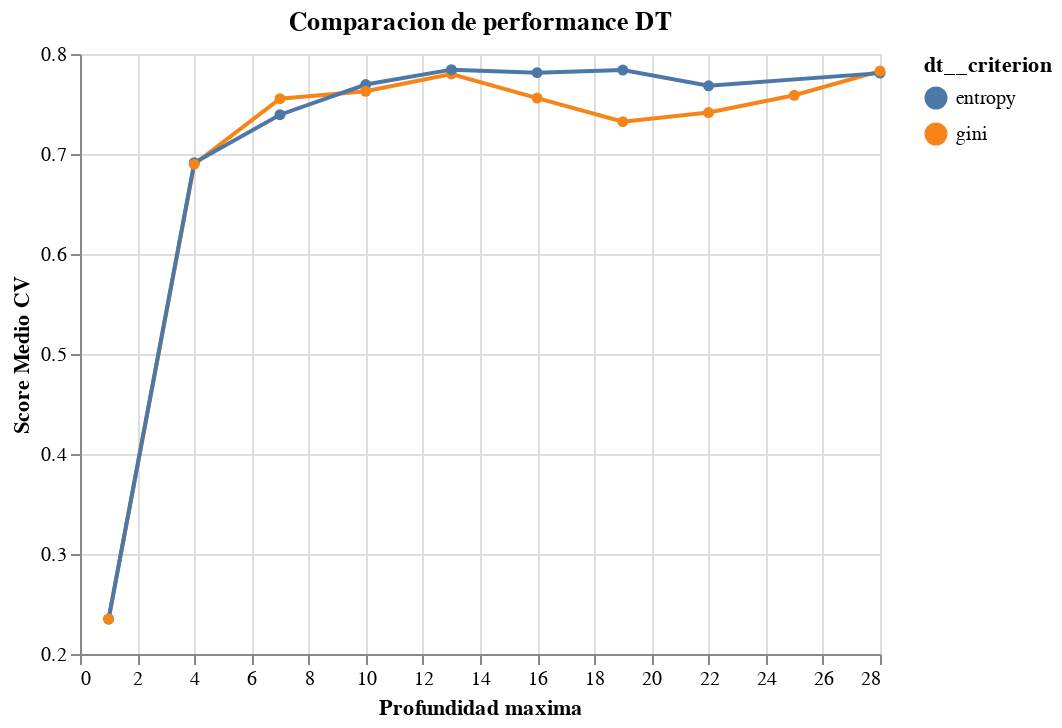

Here is the notebook cell this chart was saved with:
### Code cell
alt.Chart(results_dt, 
          title='Comparacion de performance DT'
         ).mark_line(point=True).encode(
    alt.X('dt__max_depth', title='Profundidad maxima'),
    alt.Y('test_score', title='Score Medio CV', aggregate='average', scale=alt.Scale(zero=False)),
    color='dt__criterion'
)

### Figure 1 — Vega-Lite specification as saved in the notebook (floating-point values rounded to 4 significant figures)
{"config": {"view": {"continuousWidth": 400, "continuousHeight": 300}}, "data": {"name": "data-7db66bf293bd542d060691b8c208613f"}, "mark": {"type": "line", "point": true}, "encoding": {"color": {"type": "nominal", "field": "dt__criterion"}, "x": {"type": "quantitative", "field": "dt__max_depth", "title": "Profundidad maxima"}, "y": {"type": "quantitative", "aggregate": "average", "field": "test_score", "scale": {"zero": false}, "title": "Score Medio CV"}}, "title": "Comparacion de performance DT", "$schema": "https://vega.github.io/schema/vega-lite/v4.8.1.json", "datasets": {"data-7db66bf293bd542d060691b8c208613f": [{"dt__min_samples_split": 9, "dt__max_depth": 13, "dt__criterion": "gini", "test_score": 0.8113}, {"dt__min_samples_split": 29, "dt__max_depth": 10, "dt__criterion": "entropy", "test_score": 0.7778}, {"dt__min_samples_split": 20, "dt__max_depth": 1, "dt__criterion": "entropy", "test_score": 0.235}, {"dt__min_samples_split": 35, "dt__max_depth": 22, "dt__criterion": "gini", "test_score": 0.7499}, {"dt__min_samples_split": 26, "dt__max_depth": 16, "dt__criterion": "gini", "test_score": 0.7592}, {"dt__min_samples_split": 28, "dt__max_depth": 19, "dt__criterion": "gini", "test_score": 0.7604}, {"dt__min_samples_split": 74, "dt__max_depth": 22, "dt__criterion": "gini", "test_score": 0.7141}, {"dt__min_samples_split": 37, "dt__max_depth": 22, "dt__criterion": "entropy", "test_score": 0.765}, {"dt__min_samples_split": 14, "dt__max_depth": 19, "dt__criterion": "entropy", "test_score": 0.8113}, {"dt__min_samples_split": 64, "dt__max_depth": 19, "dt__criterion": "gini", "test_score": 0.7187}, {"dt__min_samples_split": 24, "dt__max_depth": 16, "dt__criterion": "gini", "test_score": 0.7546}, {"dt__min_samples_split": 25, "dt__max_depth": 4, "dt__criterion": "entropy", "test_score": 0.6968}, {"dt__min_samples_split": 63, "dt__max_depth": 19, "dt__criterion": "gini", "test_score": 0.7233}, {"dt__min_samples_split": 79, "dt__max_depth": 4, "dt__criterion": "entropy", "test_score": 0.6736}, {"dt__min_samples_split": 56, "dt__max_depth": 1, "dt__criterion": "gini", "test_score": 0.235}, {"dt__min_samples_split": 40, "dt__max_depth": 19, "dt__criterion": "entropy", "test_score": 0.7604}, {"dt__min_samples_split": 33, "dt__max_depth": 13, "dt__criterion": "entropy", "test_score": 0.7731}, {"dt__min_samples_split": 37, "dt__max_depth": 4, "dt__criterion": "gini", "test_score": 0.6909}, {"dt__min_samples_split": 24, "dt__max_depth": 19, "dt__criterion": "entropy", "test_score": 0.7801}, {"dt__min_samples_split": 12, "dt__max_depth": 28, "dt__criterion": "entropy", "test_score": 0.8171}, {"dt__min_samples_split": 19, "dt__max_depth": 25, "dt__criterion": "gini", "test_score": 0.7534}, {"dt__min_samples_split": 73, "dt__max_depth": 7, "dt__criterion": "gini", "test_score": 0.7129}, {"dt__min_samples_split": 32, "dt__max_depth": 13, "dt__criterion": "gini", "test_score": 0.7499}, {"dt__min_samples_split": 44, "dt__max_depth": 25, "dt__criterion": "gini", "test_score": 0.7465}, {"dt__min_samples_split": 55, "dt__max_depth": 1, "dt__criterion": "gini", "test_score": 0.235}, {"dt__min_samples_split": 37, "dt__max_depth": 28, "dt__criterion": "entropy", "test_score": 0.765}, {"dt__min_samples_split": 33, "dt__max_depth": 10, "dt__criterion": "entropy", "test_score": 0.7731}, {"dt__min_samples_split": 7, "dt__max_depth": 13, "dt__criterion": "entropy", "test_score": 0.8392}, {"dt__min_samples_split": 72, "dt__max_depth": 10, "dt__criterion": "entropy", "test_score": 0.7026}, {"dt__min_samples_split": 50, "dt__max_depth": 16, "dt__criterion": "gini", "test_score": 0.7372}, {"dt__min_samples_split": 7, "dt__max_depth": 28, "dt__criterion": "entropy", "test_score": 0.8392}, {"dt__min_samples_split": 36, "dt__max_depth": 1, "dt__criterion": "gini", "test_score": 0.235}, {"dt__min_samples_split": 79, "dt__max_depth": 28, "dt__criterion": "entropy", "test_score": 0.6736}, {"dt__min_samples_split": 21, "dt__max_depth": 1, "dt__criterion": "gini", "test_score": 0.235}, {"dt__min_samples_split": 55, "dt__max_depth": 4, "dt__criterion": "entropy", "test_score": 0.6898}, {"dt__min_samples_split": 4, "dt__max_depth": 28, "dt__criterion": "entropy", "test_score": 0.8484}, {"dt__min_samples_split": 32, "dt__max_depth": 22, "dt__criterion": "entropy", "test_score": 0.7755}, {"dt__min_samples_split": 22, "dt__max_depth": 25, "dt__criterion": "gini", "test_score": 0.7569}, {"dt__min_samples_split": 29, "dt__max_depth": 28, "dt__criterion": "gini", "test_score": 0.7615}, {"dt__min_samples_split": 11, "dt__max_depth": 1, "dt__criterion": "gini", "test_score": 0.235}, {"dt__min_samples_split": 44, "dt__max_depth": 16, "dt__criterion": "gini", "test_score": 0.7465}, {"dt__min_samples_split": 32, "dt__max_depth": 10, "dt__criterion": "entropy", "test_score": 0.7755}, {"dt__min_samples_split": 31, "dt__max_depth": 4, "dt__criterion": "gini", "test_score": 0.6909}, {"dt__min_samples_split": 60, "dt__max_depth": 16, "dt__criterion": "entropy", "test_score": 0.7234}, {"dt__min_samples_split": 17, "dt__max_depth": 10, "dt__criterion": "gini", "test_score": 0.7627}, {"dt__min_samples_split": 37, "dt__max_depth": 16, "dt__criterion": "gini", "test_score": 0.7476}, {"dt__min_samples_split": 20, "dt__max_depth": 1, "dt__criterion": "gini", "test_score": 0.235}, {"dt__min_samples_split": 72, "dt__max_depth": 19, "dt__criterion": "gini", "test_score": 0.7071}, {"dt__min_samples_split": 48, "dt__max_depth": 4, "dt__criterion": "entropy", "test_score": 0.691}, {"dt__min_samples_split": 48, "dt__max_depth": 28, "dt__criterion": "entropy", "test_score": 0.7419}, {"dt__min_samples_split": 52, "dt__max_depth": 7, "dt__criterion": "entropy", "test_score": 0.7442}, {"dt__min_samples_split": 21, "dt__max_depth": 4, "dt__criterion": "entropy", "test_score": 0.6968}, {"dt__min_samples_split": 27, "dt__max_depth": 4, "dt__criterion": "entropy", "test_score": 0.6968}, {"dt__min_samples_split": 13, "dt__max_depth": 28, "dt__criterion": "gini", "test_score": 0.7997}, {"dt__min_samples_split": 48, "dt__max_depth": 7, "dt__criterion": "entropy", "test_score": 0.7465}, {"dt__min_samples_split": 37, "dt__max_depth": 4, "dt__criterion": "entropy", "test_score": 0.6945}, {"dt__min_samples_split": 6, "dt__max_depth": 16, "dt__criterion": "entropy", "test_score": 0.8391}, {"dt__min_samples_split": 7, "dt__max_depth": 7, "dt__criterion": "gini", "test_score": 0.8043}, {"dt__min_samples_split": 68, "dt__max_depth": 1, "dt__criterion": "gini", "test_score": 0.235}, {"dt__min_samples_split": 71, "dt__max_depth": 13, "dt__criterion": "gini", "test_score": 0.7083}, {"dt__min_samples_split": 52, "dt__max_depth": 13, "dt__criterion": "entropy", "test_score": 0.7407}, {"dt__min_samples_split": 39, "dt__max_depth": 1, "dt__criterion": "entropy", "test_score": 0.235}, {"dt__min_samples_split": 65, "dt__max_depth": 4, "dt__criterion": "gini", "test_score": 0.6875}, {"dt__min_samples_split": 14, "dt__max_depth": 16, "dt__criterion": "gini", "test_score": 0.7905}, {"dt__min_samples_split": 7, "dt__max_depth": 13, "dt__criterion": "gini", "test_score": 0.8101}, {"dt__min_samples_split": 12, "dt__max_depth": 25, "dt__criterion": "gini", "test_score": 0.7997}, {"dt__min_samples_split": 35, "dt__max_depth": 22, "dt__criterion": "entropy", "test_score": 0.7708}, {"dt__min_samples_split": 4, "dt__max_depth": 28, "dt__criterion": "gini", "test_score": 0.8136}, {"dt__min_samples_split": 41, "dt__max_depth": 22, "dt__criterion": "entropy", "test_score": 0.7616}, {"dt__min_samples_split": 37, "dt__max_depth": 7, "dt__criterion": "gini", "test_score": 0.7488}, {"dt__min_samples_split": 28, "dt__max_depth": 22, "dt__criterion": "gini", "test_score": 0.7604}, {"dt__min_samples_split": 50, "dt__max_depth": 25, "dt__criterion": "gini", "test_score": 0.7372}, {"dt__min_samples_split": 61, "dt__max_depth": 7, "dt__criterion": "entropy", "test_score": 0.7234}, {"dt__min_samples_split": 53, "dt__max_depth": 7, "dt__criterion": "entropy", "test_score": 0.7431}, {"dt__min_samples_split": 25, "dt__max_depth": 28, "dt__criterion": "gini", "test_score": 0.7569}, {"dt__min_samples_split": 3, "dt__max_depth": 1, "dt__criterion": "entropy", "test_score": 0.235}, {"dt__min_samples_split": 5, "dt__max_depth": 13, "dt__criterion": "gini", "test_score": 0.8206}, {"dt__min_samples_split": 72, "dt__max_depth": 4, "dt__criterion": "gini", "test_score": 0.6898}, {"dt__min_samples_split": 23, "dt__max_depth": 19, "dt__criterion": "gini", "test_score": 0.7522}, {"dt__min_samples_split": 13, "dt__max_depth": 10, "dt__criterion": "entropy", "test_score": 0.8183}]}}
